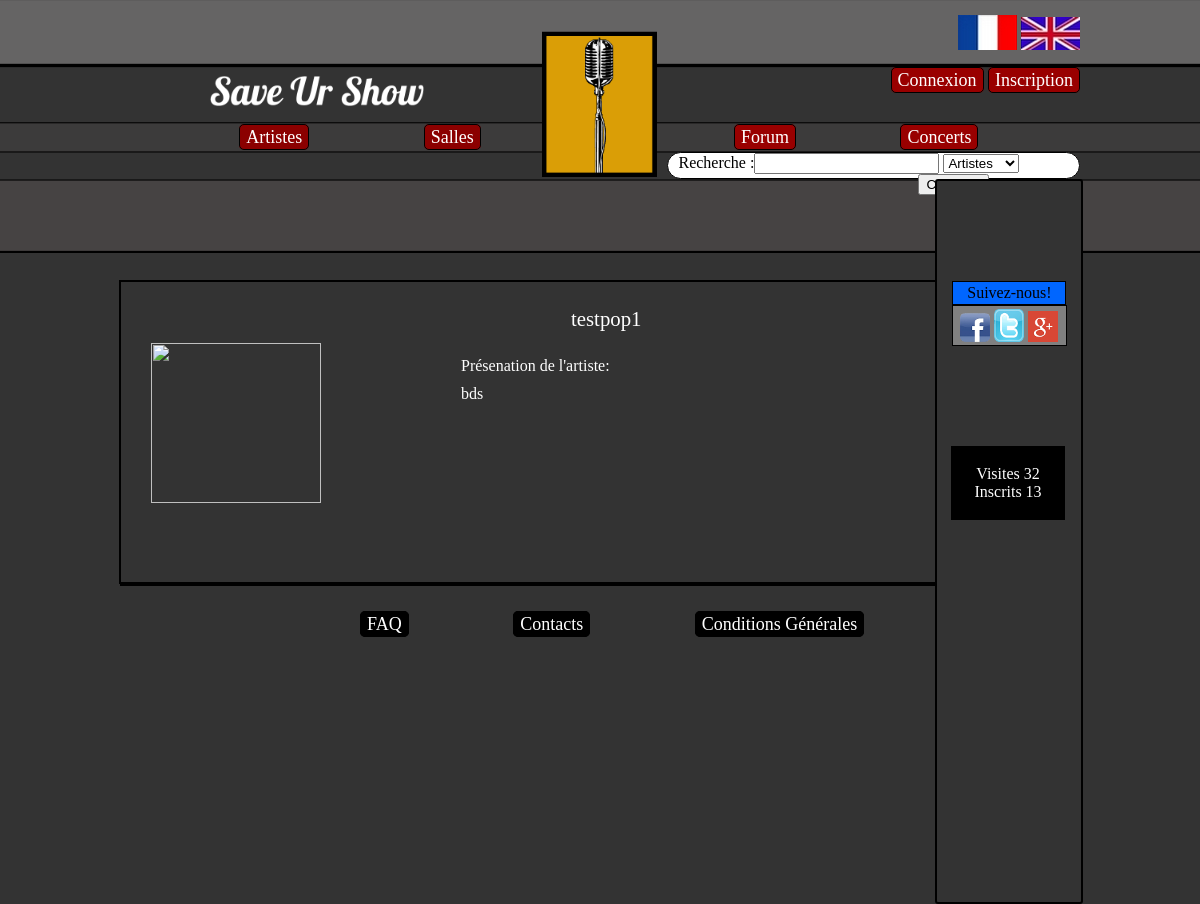
/SaveUrShow/index.php?page=artiste&artiste=testpop1, run on the app's committed database.
### tables this page shows
CREATE TABLE IF NOT EXISTS `statistique` (
  `ID` int(11) NOT NULL AUTO_INCREMENT,
  `nombre_inscrit` int(11) DEFAULT NULL,
  `nombre_visite` int(11) DEFAULT NULL,
  PRIMARY KEY (`ID`)
);

CREATE TABLE IF NOT EXISTS `artiste` (
  `ID` int(11) NOT NULL AUTO_INCREMENT,
  `nom_artiste` varchar(25) NOT NULL,
  `date_ajout_artiste` datetime DEFAULT NULL,
  `image_artiste` varchar(255) DEFAULT NULL,
  `bio_artiste` text,
  `ID_genre` int(11) NOT NULL,
  PRIMARY KEY (`ID`)
);

### SaveUrShow/controleurs/fr.php (called while the page is built, shortened)
<?php
	$CONNEXION = 'Connexion';
	$INSCRIPTION = 'Inscription';
	$TXT_ARTISTES = 'Artistes';
	$TXT_SALLES = 'Salles';
	$TXT_CONCERTS = 'Concerts';
	$TXT_FORUM = 'Forum';
	$RECHERCHE = 'Recherche :';
	$TXT_SUIVRE = 'Suivez-nous!';
	$TXT_CONNECTES = 'Visites';
	$TXT_INSCRITS = 'Inscrits';
 ?>

### SaveUrShow/modeles/modele_stat.php (called while the page is built, shortened)
<?php
	function nbrVisite(){
	global $bdd;
	$req = $bdd -> prepare("SELECT nombre_visite FROM statistique");
	$req -> execute();
	$res = $req->fetch();
	return $res[0];
	}
	function nbrInscrit(){
		global $bdd;
		$req = $bdd -> prepare("SELECT count(ID) FROM membre");
		$req -> execute();
	$res = $req->fetch();
	return $res['count(ID)'];
	}
 ?>

### SaveUrShow/modeles/modele_artiste.php (called while the page is built, shortened)
<?php
	function pageArtiste($nom_artiste){
		global $bdd;
		$query=$bdd->prepare('SELECT artiste.nom_artiste, artiste.date_ajout_artiste, artiste.image_artiste, artiste.bio_artiste, ID_genre
	    FROM artiste WHERE artiste.nom_artiste = :nom_artiste');
        $query->bindValue(':nom_artiste',$nom_artiste, PDO::PARAM_STR);
        $query->execute();
	    $data_artiste=$query->fetch();
	    return $data_artiste;
	}
 ?>

### SaveUrShow/vues/vue_artiste.php (the view)
<div class="Profil">
	<div class="container1Profil">
		<br />
		<br g/>
			<img class="photo_profil" src=<?php echo $data_artiste['image_artiste']; ?>>
			<div class="pseudo"><?php echo $data_artiste['nom_artiste']; ?></div>
			<ul>
				<li  class="txt1Profil"></a>   Présenation de l'artiste:</li>
				<br>
				<li  class="txt1Profil"></a><?php echo $data_artiste['bio_artiste']; ?></li>
			</ul>
	</div>
</div>

### SaveUrShow/vues/header.php (shortened to what this page needs)
<!doctype html>
<html lang="en">
<head>
<link rel="stylesheet" href="ressources/style.css" type="text/css" media="screen" />
<body>
<header>
	<div id="logo">
	</div>
	<a href="?page=accueil"><div id="nom">
	</div></a>
	<div id="drapeau">
	<a href="?page=select_lang&lang=fr"> <img src="ressources/image/drap_fr.png" alt="Version Française" /></a>
	<a href="?page=select_lang&lang=en"> <img src="ressources/image/drap_en.png" alt="Version Anglaise"/></a>
	</div>
	<div id="connexion">
		<ul>
			<?php
			if (!isset($_SESSION['pseudo'])){
				echo '
				<li class="zone1"><a href="?page=connexion">'.$CONNEXION.'</a></li>
				<li class="zone1"><a href="?page=inscription">'.$INSCRIPTION.'</a></li>';
			}else{
				echo'
				<li class="zone1"><a href="?page=profil&profil='.$_SESSION['pseudo'].'">'.$_SESSION['pseudo'].'</a></li>
				<li class="zone1"><a href="?page=deconnexion">'.$DECONNEXION.'</a></li>';
			}
			 ?>
		</ul>
	</div>
	<div id="artistes_salles">
		<ul>
			<li class="boutons1"><a href="?page=listeartiste"><?php echo $TXT_ARTISTES;?></a></li>
			<li class="boutons1"><a href="?page=listeSalles"><?php echo $TXT_SALLES;?></a></li>
		</ul>
	</div>
	<div id="forum_concerts">
		<ul>
			<li class="boutons2"><a href="?page=forum"><?php echo $TXT_FORUM;?></a></li>
			<li class="boutons2"><a href="?page=listeConcerts"><?php echo $TXT_CONCERTS;?></a></li>
		</ul>
	</div>
	<div class="Rechercher">
			<form action="index.php?page=recherche" method="post" name="Recherche">
			<label><?php echo $RECHERCHE;?></label><input type="text" name="mot_cle" id="mot_cle"/>
					<select name="type_recherche">
						<option value="1"><?php echo $TXT_ARTISTES;?></option>
					</select>
			</form>
	</div>
	<span id="bordure">
	<div id="Suivre"><span class="a3"><?php echo $TXT_SUIVRE;?></span>
	</div>
	<div class="reseaux">
		<div> <a href="https://www.facebook.com/pages/Save-Ur-Show/281799091982222?fref=ts"> <img class="reseauxsociaux" src="ressources/image/facebook.png" /></a> <span></span>
		</div>
		<div> <a href="https://twitter.com/SaveUrShow01"> <img class="reseauxsociaux" src="ressources/image/twitter.png"/></a> <span></span>
		</div>
		<div> <a href="https://plus.google.com/"> <img class="reseauxsociaux" src="ressources/image/g.png"/></a> <span></span>
		</div>
	</div>
	<div class="statistique">
		<p> <?php echo $TXT_CONNECTES;?> <?php echo $nbrVisite; ?> <br />
			<?php echo $TXT_INSCRITS;?> <?php echo $nbrInscrit; ?>
		</p>
	</div>
	</span>
</header>
<div id="contenu">

### SaveUrShow/ressources/style.css (style rules this page uses)
body { background-size: 250px; background-image:url(image/haut.png); background-position:center top; background-repeat: repeat-x; background-color: #333333; margin:auto; width: 960px; }
#logo { background-size: 12%; margin:auto; height: 200px; background-image: url(image/Logo.png); background-position: center; background-repeat: no-repeat; }
#nom { background-size: 230px; margin-left: 90px; margin-top:-140px; height: 70px; width:30%; background-image: url(image/Titre.png); background-position: left top; background-repeat: no-repeat; }
#drapeau { float:right; margin-top:-115px; margin-right:0px; }
#connexion ul { color:black; font-size: 18px; float:left; }
#connexion { float:right; margin-right:0px; margin-top:-78px; }
.zone1 { display:inline; width:20%; background-color:#990000; text-align:center; padding:2px 6px 2px 6px; border-style:solid; border-width:1px; border-radius:5px; }
#artistes_salles ul { width: 90%; font-size: 18px; float:right; }
#artistes_salles { float:left; margin-left:80px; margin-top:-21px; }
.boutons1 { display:inline; width:20%; background-color:darkred; text-align:center; padding:2px 6px 2px 6px; border-style:solid; border-width:1px; border-radius:5px; margin-right:110px; }
#forum_concerts ul { display:inline-block; width: 90%; font-size: 18px; float:right; }
#forum_concerts { float:right; margin-top:-21px; }
.boutons2 { display:inline; width:20%; background-color:#990000; text-align:center; padding:2px 6px 2px 6px; border-style:solid; border-width:1px; border-radius:5px; margin-right: 100px; }
.Rechercher { display:block; width:16.1%; height: 23px; background-color:white; text-indent: -240px; padding:0px 6px 2px 250px; border-style:solid; border-width:1px; border-radius:15px; margin-right: 0px; float:right; margin-top:-14px; }
#Suivre { position:relative; width:100px; background-color:#0066FF; text-align:center; padding:2px 6px 2px 6px; border-style:solid; border-width:1px; margin: auto; margin-top:100px; }
.reseaux { position:relative; display:block; width:70%; background-color:grey; text-align:center; padding:2px 6px 2px 6px; border-style:solid; border-width:1px; height: 35px; margin:auto; }
.reseaux div { display:inline-block; }
.reseauxsociaux { width:30px; margin: 0px; margin-top:1px; display: block; margin-left: 0px; }
.statistique { position:relative; width:70%; background-color:ThreeDDarkShadow; text-align:center; padding:2px 6px 2px 6px; border-style:solid; border-width:1px; float:right; margin-left:16px; margin-right:16px; margin-top:100px; margin-bottom: 100px; }
#bordure { position:relative; display:inline-block; width: 15%; height: 721px; margin-top:13px; margin-right:-416px; background-color: #333333; border-style: solid; border-radius: 3px; border-width: 2px; float:right; border-color: black; }
a { text-decoration:none; color:#FFFFFF; }
.statistique p { color:#FFFFFF; }
#contenu { margin-top:121px; border-bottom-style:solid; border-bottom-color:#000000; border-bottom-width:2px; border-left-style:solid; border-left-color:#000000; border-left-width:1px; margin-right:143px; }
ul { list-style: none; }
.Profil { margin-top:150px; }
.container1Profil { float:center; margin-left:-2px; width:815px; height:300px; top:0px; border:solid 2px; }
.photo_profil { margin-top: 25px; margin-left: 30px; height: 160px; width: 170px; background-image: url(h/f.png); background-repeat: no-repeat; }
.txt1Profil { margin-left: 300px; margin-right: 60px; width: 300px; margin-top:10px; color:white; font-size: 100%; display: inline-block; text-align: justify; }
.pseudo { width: 200px; margin-top:-200px; margin-left: 450px; color:white; font-size: 130%; }

### data on the page
statistique: nombre_visite "32"
artiste: nom_artiste "testpop1", bio_artiste "bds"

### other printed values
$CONNEXION "Connexion"
$INSCRIPTION "Inscription"
$TXT_ARTISTES "Artistes"
$TXT_SALLES "Salles"
$TXT_FORUM "Forum"
$TXT_CONCERTS "Concerts"
$RECHERCHE "Recherche :"
$TXT_SUIVRE "Suivez-nous!"
$TXT_CONNECTES "Visites"
$TXT_INSCRITS "Inscrits"
$nbrInscrit "13"
$TXT_FAQ "FAQ"
$TXT_CONTACTS "Contacts"
$TXT_CG "Conditions Générales"
form field type_recherche "Artistes"
